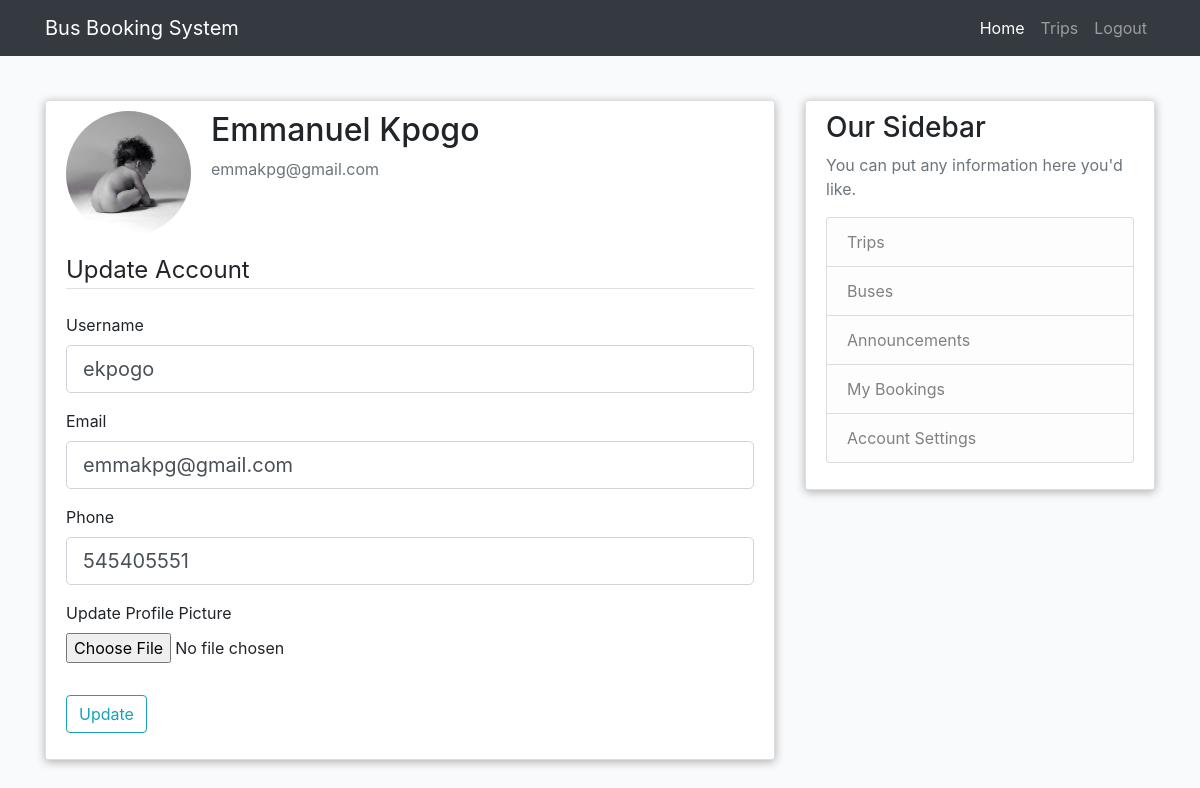
The page /account (signed in) on the database as committed earlier.
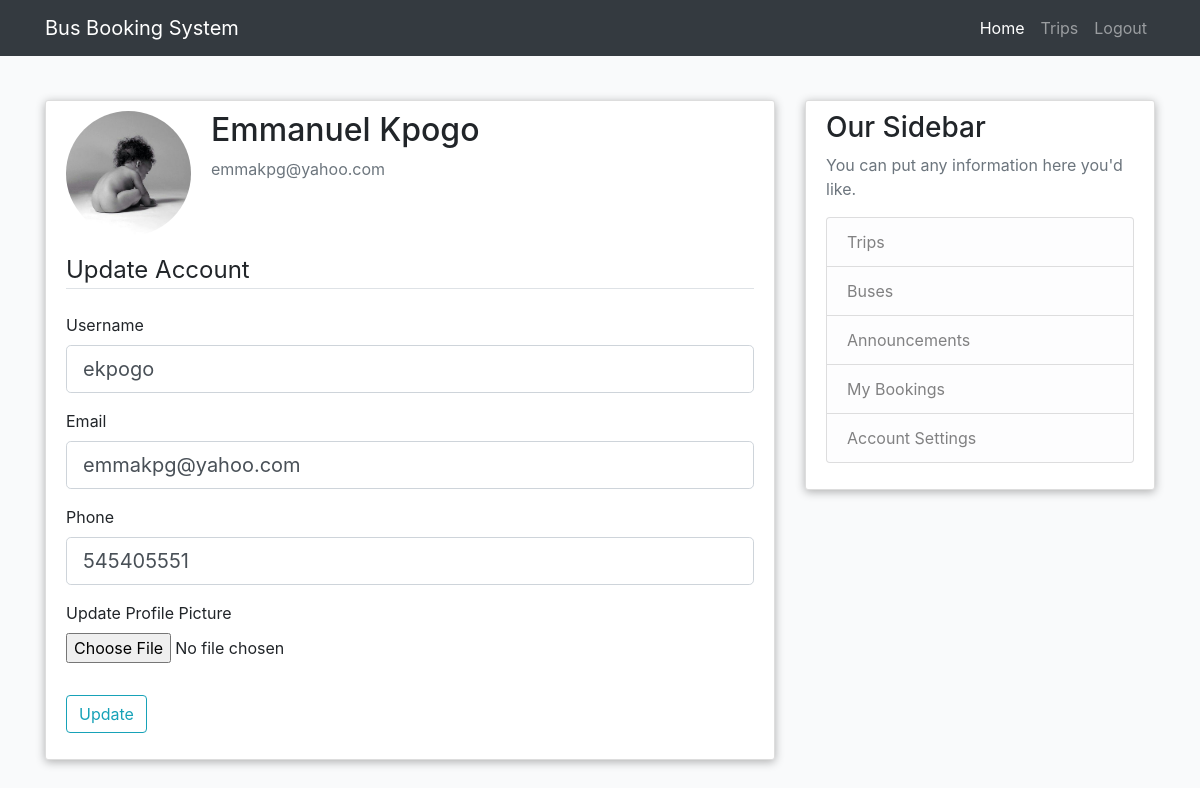
The same page on the database as committed later.
### bbs/models.py (models this page shows, shortened)
class User(db.Model,UserMixin):
    id = db.Column(db.Integer, primary_key=True)
    name = db.Column(db.String(60), unique=True, nullable=False)
    username = db.Column(db.String(20), unique=True, nullable=False)
    email = db.Column(db.String(120), unique=True, nullable=False)
    phone = db.Column(db.Integer(), unique=True, nullable=False)
    image_file = db.Column(db.String(20), nullable=False,default='default.jpg')
    password = db.Column(db.String(60),nullable=False)
    active = db.Column(db.Boolean)
    bookings = db.relationship('Booking', backref='customer')
    roles = db.relationship('Role',secondary='roles_users', backref=db.backref('users', lazy='dynamic'))

### bbs/users/routes.py (the view)
@users.route('/account',methods=['GET','POST'])
@login_required
def account():
    form = UpdateAccountForm()
    if form.validate_on_submit():
        if form.picture.data:
            picture_file = save_picture(form.picture.data)
            current_user.image_file = picture_file
        current_user.username = form.username.data
        current_user.email = form.email.data
        current_user.phone = form.phone.data
        db.session.commit()
        flash('Account has been updated','success')
        return redirect(url_for('users.account'))
    elif request.method =='GET':
        form.username.data = current_user.username
        form.email.data = current_user.email
        form.phone.data = current_user.phone
    image_file = url_for('static',filename='profile_pics/'+ current_user.image_file)
    return render_template('/users/account.html',title='Account',image_file=image_file, form=form)

### bbs/forms.py (shortened to what this page needs)
class UpdateAccountForm(FlaskForm):
    username = StringField('Username',validators=[Length(min=2,max=20)])
    email = StringField('Email',validators=[Email()])
    phone = IntegerField('Phone')
    picture = FileField('Update Profile Picture', validators=[FileAllowed(['jpg','png'])])
    submit = SubmitField('Update')

### bbs/templates/users/account.html (shortened to what this page needs)
{% extends "layout.html"%}
{% block content%}
<div class="content-section mb-2">
    <div class="media">
      <img class="rounded-circle account-img" src="{{image_file}}">
      <div class="media-body">
        <h2 class="account-heading">{{current_user.name}}</h2>
        <p class="text-secondary">{{current_user.email}}</p>
      </div>
    </div>
        <form method="POST" action="", enctype="multipart/form-data">
            <fieldset class="form-group">
                <legend class="border-bottom mb-4">Update Account</legend>
                <div class='form-group'>
                    {{form.username.label(class="form-control-label")}}
                    {% if form.username.errors %}
                        {{form.username(class="form-control form-control-lg is-invalid")}}
                        <div class="invalid-feedback">
                            {% for error in form.username.errors %}
                                <span>{{error}}</span>
                            {% endfor %}
                        </div>
                    {% else %}
                    {{form.username(class="form-control form-control-lg")}}
                    {% endif %}
                </div>
                <div class='form-group'>
                    {{form.email.label(class="form-control-label")}}
                    {% if form.email.errors %}
                        {{form.email(class="form-control form-control-lg is-invalid")}}
                        <div class="invalid-feedback">
                            {% for error in form.email.errors %}
                                <span>{{error}}</span>
                            {% endfor %}
                        </div>
                    {% else %}
                    {{form.email(class="form-control form-control-lg")}}
                     {% endif %}
                </div>
                <div class='form-group'>
                    {{form.phone.label(class="form-control-label")}}
                    {% if form.phone.errors %}
                        {{form.phone(class="form-control form-control-lg is-invalid")}}
                        <div class="invalid-feedback">
                            {% for error in form.phone.errors %}
                                <span>{{error}}</span>
                            {% endfor %}
                        </div>
                    {% else %}
                    {{form.phone(class="form-control form-control-lg")}}
                    {% endif %}
             </div>
                <div class='form-group'>
                    {{form.picture.label()}}
                    {{form.picture(class="form-control-file")}}
                    </div>
            </fieldset>
            <div class='form-group'>
                {{form.submit(class="btn btn-outline-info")}}
            </div>
        </form>
  </div>
{% endblock content%}

Rows that differ between the two databases and show on the page:
changed User "Emmanuel Kpogo": email "emmakpg@gmail.com" → "emmakpg@yahoo.com"
